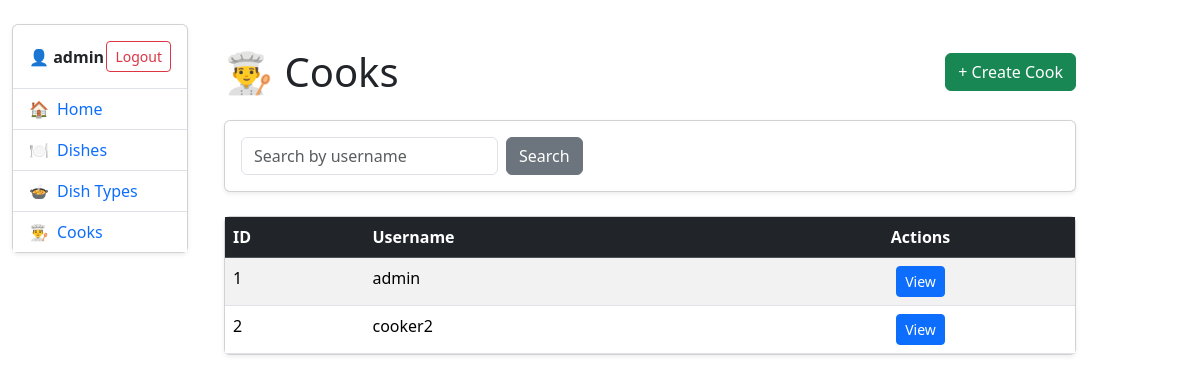
Page /cooks/ (signed in) on the earlier database version.
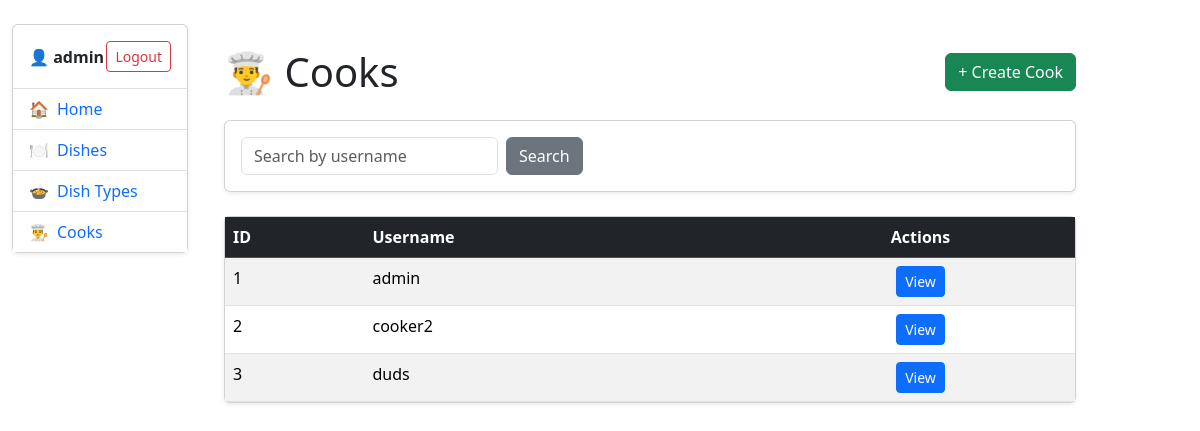
Same page on the later database version.
### kitchen/models.py (models this page shows, shortened)
class Cook(AbstractUser):
    years_of_experience = models.IntegerField(
        null=True,
        blank=True,
    )

### kitchen/views.py (the view)
# urls.py: path("cooks/", CookListView.as_view(), name="cook-list"),
class CookListView(LoginRequiredMixin, generic.ListView):
    model = Cook
    paginate_by = 5
    def get_context_data(
        self, *, object_list = ..., **kwargs
    ):
        context = super(CookListView, self).get_context_data(**kwargs)
        username = self.request.GET.get("username", "")
        context["search_form"] = CookSearchForm(
            initial={"username": username}
        )
        return context
    def get_queryset(self):
        queryset = super().get_queryset()
        username = self.request.GET.get("username")
        if username:
            queryset = queryset.filter(username__icontains=username)
        return queryset

### kitchen/forms.py
class CookSearchForm(forms.Form):
    username = forms.CharField(
        max_length=255,
        required=False,
        label="",
        widget=forms.TextInput(
            attrs={
                "placeholder": "Search by username",
                "class": "form-control",
            }
        )
    )

### templates/kitchen/cook_list.html (shortened to what this page needs)
{% extends "base.html" %}
{% block content %}
<div class="container mt-4">
  <div class="d-flex justify-content-between align-items-center mb-4">
    <h1 class="mb-0">👨‍🍳 Cooks</h1>
    <a class="btn btn-success" href="{% url 'kitchen:cook-create' %}">
      + Create Cook
    </a>
  </div>
  <div class="card mb-4 shadow-sm">
    <div class="card-body">
      <form class="d-flex gap-2" method="get">
        {{ search_form }}
        <button class="btn btn-secondary" type="submit">
          Search
        </button>
      </form>
    </div>
  </div>
  <div class="card shadow-sm">
    <div class="card-body p-0">
      <table class="table table-striped table-hover mb-0">
        <thead class="table-dark">
          <tr>
            <th>ID</th>
            <th>Username</th>
            <th class="text-center">Actions</th>
          </tr>
        </thead>
        <tbody>
          {% for cook in cook_list %}
            <tr>
              <td>{{ cook.id }}</td>
              <td>{{ cook.username }}</td>
              <td class="text-center">
                <a class="btn btn-sm btn-primary"
                   href="{% url 'kitchen:cook-detail' cook.id %}">
                  View
                </a>
              </td>
            </tr>
          {% empty %}
            <tr>
              <td colspan="3" class="text-center text-muted py-4">
                No cooks found.
              </td>
            </tr>
          {% endfor %}
        </tbody>
      </table>
    </div>
  </div>
</div>
{% endblock %}

### templates/includes/sidebar.html (shortened to what this page needs)
<div class="card shadow-sm">
  <div class="card-body p-0">
    {% if user.is_authenticated %}
      <div class="p-3 border-bottom d-flex align-items-center justify-content-between">
        <div>
          <strong>👤 {{ user.username }}</strong>
        </div>
        <form action="{% url 'logout' %}" method="post" class="mb-0">
          <button class="btn btn-sm btn-outline-danger" type="submit">
            Logout
          </button>
        </form>
      </div>
    {% else %}
      <div class="p-3 border-bottom text-center">
        <a class="btn btn-outline-primary w-100" href="{% url 'login' %}">
          Login
        </a>
      </div>
    {% endif %}
    <ul class="list-group list-group-flush">
      <li class="list-group-item">
        <a class="text-decoration-none d-flex align-items-center gap-2"
           href="{% url 'kitchen:index' %}">
          🏠 <span>Home</span>
        </a>
      </li>
      <li class="list-group-item">
        <a class="text-decoration-none d-flex align-items-center gap-2"
           href="{% url 'kitchen:dish-list' %}">
          🍽️ <span>Dishes</span>
        </a>
      </li>
      <li class="list-group-item">
        <a class="text-decoration-none d-flex align-items-center gap-2"
           href="{% url 'kitchen:dish-type-list' %}">
          🍲 <span>Dish Types</span>
        </a>
      </li>
      <li class="list-group-item">
        <a class="text-decoration-none d-flex align-items-center gap-2"
           href="{% url 'kitchen:cook-list' %}">
          👨‍🍳 <span>Cooks</span>
        </a>
      </li>
    </ul>
  </div>
</div>

Differences in the rows shown:
added Cook: id "3", username "duds"
